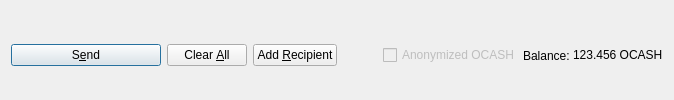
         <widget class="QFrame" name="frame_Send">
          <layout class="QHBoxLayout" name="horizontalLayout">
           <property name="bottomMargin">
            <number>0</number>
           </property>
           <item>
            <widget class="QPushButton" name="sendButton">
             <property name="minimumSize">
              <size>
               <width>150</width>
               <height>0</height>
              </size>
             </property>
             <property name="toolTip">
              <string>Confirm the send action</string>
             </property>
             <property name="text">
              <string>S&amp;end</string>
             </property>
             <property name="icon">
              <iconset resource="../opencash.qrc">
               <normaloff>:/icons/send</normaloff>:/icons/send</iconset>
             </property>
             <property name="autoDefault">
              <bool>false</bool>
             </property>
             <property name="default">
              <bool>true</bool>
             </property>
            </widget>
           </item>
           <item>
            <widget class="QPushButton" name="clearButton">
             <property name="sizePolicy">
              <sizepolicy hsizetype="Minimum" vsizetype="Fixed">
               <horstretch>0</horstretch>
               <verstretch>0</verstretch>
              </sizepolicy>
             </property>
             <property name="toolTip">
              <string>Clear all fields of the form.</string>
             </property>
             <property name="text">
              <string>Clear &amp;All</string>
             </property>
             <property name="icon">
              <iconset resource="../opencash.qrc">
               <normaloff>:/icons/remove</normaloff>:/icons/remove</iconset>
             </property>
             <property name="autoDefault">
              <bool>false</bool>
             </property>
            </widget>
           </item>
           <item>
            <widget class="QPushButton" name="addButton">
             <property name="toolTip">
              <string>Send to multiple recipients at once</string>
             </property>
             <property name="text">
              <string>Add &amp;Recipient</string>
             </property>
             <property name="icon">
              <iconset resource="../opencash.qrc">
               <normaloff>:/icons/add</normaloff>:/icons/add</iconset>
             </property>
             <property name="autoDefault">
              <bool>false</bool>
             </property>
            </widget>
           </item>
           <item>
            <spacer name="horizontalSpacer">
             <property name="orientation">
              <enum>Qt::Horizontal</enum>
             </property>
             <property name="sizeHint" stdset="0">
              <size>
               <width>40</width>
               <height>20</height>
              </size>
             </property>
            </spacer>
           </item>
           <item>
            <layout class="QHBoxLayout" name="horizontalLayout_2">
             <property name="spacing">
              <number>3</number>
             </property>
             <item>
              <widget class="QCheckBox" name="checkzOCASH">
               <property name="enabled">
                <bool>false</bool>
               </property>
               <property name="text">
                <string>Anonymized OCASH</string>
               </property>
              </widget>
             </item>
             <item>
              <widget class="QLabel" name="label">
               <property name="text">
                <string>Balance:</string>
               </property>
              </widget>
             </item>
             <item>
              <widget class="QLabel" name="labelBalance">
               <property name="sizePolicy">
                <sizepolicy hsizetype="Preferred" vsizetype="Fixed">
                 <horstretch>0</horstretch>
                 <verstretch>0</verstretch>
                </sizepolicy>
               </property>
               <property name="cursor">
                <cursorShape>IBeamCursor</cursorShape>
               </property>
               <property name="text">
                <string notr="true">123.456 OCASH</string>
               </property>
               <property name="textInteractionFlags">
                <set>Qt::LinksAccessibleByMouse|Qt::TextSelectableByKeyboard|Qt::TextSelectableByMouse</set>
               </property>
              </widget>
             </item>
            </layout>
           </item>
          </layout>
         </widget>
